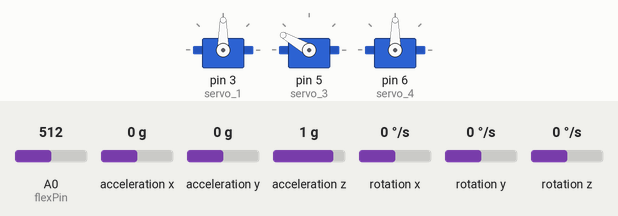
A sketch run on a simulated Arduino Nano, built with avr-gcc and run on an emulated ATmega328P. Shown: 3 × servo. Wiring (inferred from the names in the program): MPU-6050 motion sensor at I2C address 0x68. The inputs (shaded band) are chosen by the test bench; at power-on: acceleration x 0 g, acceleration y 0 g, A0 (flexPin) = 512, acceleration z 1 g, rotation x 0 °/s, rotation y 0 °/s, rotation z 0 °/s. What the sketch prints to the serial monitor is not drawn.

Above: at 1.8 s.
1.9 s: acceleration x set to -1.4 g
At 3.0 s:
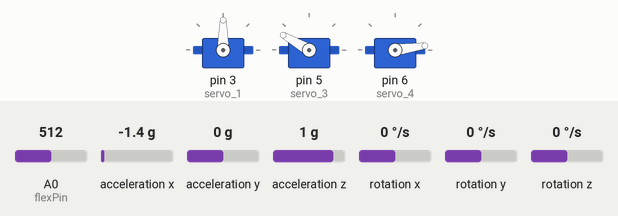
3.5 s: acceleration y set to 0.8 g
At 4.8 s:
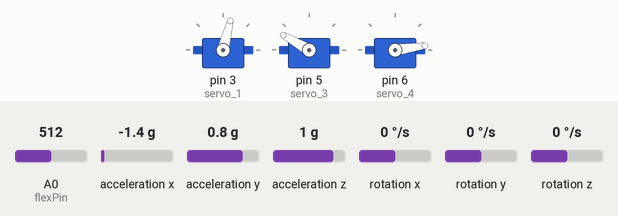
5.5 s: A0 (flexPin) set to 955
7.2 s: A0 (flexPin) set to 987
At 8.5 s:
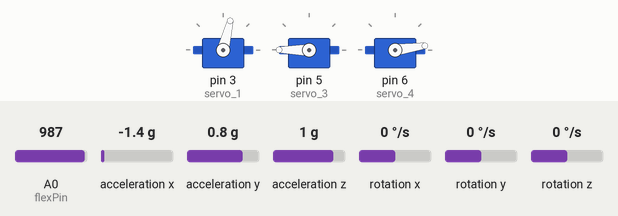
9.5 s: acceleration z set to 0.8 g
At 10.3 s:
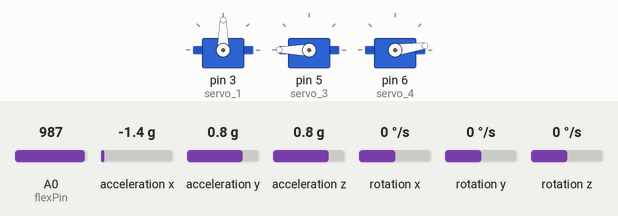
11.5 s: acceleration x set to 0.1 g
At 13.4 s:
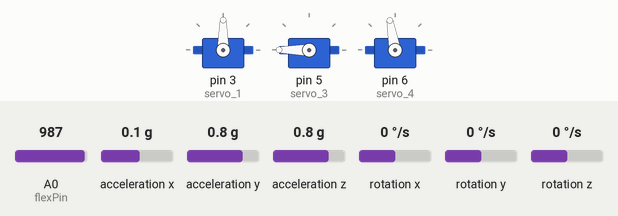
Timing chart, 0 to 14.5 s (numbered marks = the images above; inputs shaded):
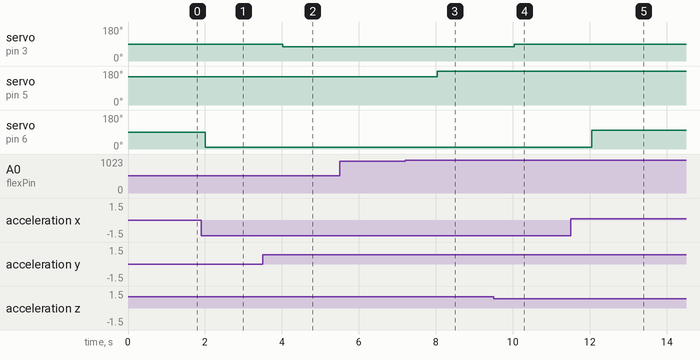

The sketch:

Myproject.ino
```cpp
//Code for Gesture Controlled Robotic ARM (Arduino Nano & MPU6050)
//Circuit Digest

#include<Wire.h>                //I2C Wire Library
#include<Servo.h>               //Servo Motor Library

Servo servo_1;
Servo servo_2;
Servo servo_3;
Servo servo_4;

const int flexPin=A0;
const int MPU_addr=0x68;        //MPU6050 I2C Address
int16_t axis_X,axis_Y,axis_Z;
int minVal=265;
int maxVal=402;
int a;

double x;
double y;
double z;

void setup()
{
  Serial.begin(9600);

  Wire.begin();                      //Initilize I2C Communication
  Wire.beginTransmission(MPU_addr);  //Start communication with MPU6050
  Wire.write(0x6B);                  //Writes to Register 6B
  Wire.write(0);                     //Writes 0 into 6B Register to Reset
  Wire.endTransmission(true);        //Ends I2C transmission

  servo_1.attach(3);   // Forward/Reverse_Motor
//  servo_2.attach(5);   // Up/Down_Motor
  servo_3.attach(5);   // Gripper_Motor
  servo_4.attach(6);   // Left/Right_Motor

}

void loop()
{

  int flexValue;
  Wire.beginTransmission(MPU_addr);
  Wire.write(0x3B);                  //Start with regsiter 0x3B
  Wire.endTransmission(false);
  Wire.requestFrom(MPU_addr,14,true);  //Read 14 Registers

  axis_X=Wire.read()<<8|Wire.read();                //Reads the MPU6050 X,Y,Z AXIS Value
  axis_Y=Wire.read()<<8|Wire.read();
  axis_Z=Wire.read()<<8|Wire.read();

  int xAng = map(axis_X,minVal,maxVal,-90,90);     // Maps axis values in terms of -90 to +90
  int yAng = map(axis_Y,minVal,maxVal,-90,90);
  int zAng = map(axis_Z,minVal,maxVal,-90,90);

  x= RAD_TO_DEG * (atan2(-yAng, -zAng)+PI);       //Formula to convert into degree
  y= RAD_TO_DEG * (atan2(-xAng, -zAng)+PI);
  z= RAD_TO_DEG * (atan2(-yAng, -xAng)+PI);


//Code For motor

  if(x >=0 && x <= 60)
  {
     int mov1 = map(x,0,90,0,180);
     Serial.print("Movement in F/R = ");
     Serial.print(mov1);
     Serial.println((char)176);
     servo_1.write(mov1);
  }

 /* else if(x >=300 && x <= 345)
  {
     int mov2 = map(x,345,300,45,90);
     Serial.print("Movement in Up/Down = ");
     Serial.print(mov2);
     Serial.println((char)176);
     servo_2.write(mov2);
     delay(1000);
  }*/

 if(y >=0 && y <= 45)
  {
     int mov3 = map(y,0,45,90,180);
     Serial.print("Movement in Right = ");
     Serial.print(mov3);
     Serial.println((char)176);
     servo_4.write(mov3);
  }

 else if(y >=300 && y <= 345)
  {
     int mov3 = map(y,300,345,0,90);
     Serial.print("Movement in Left = ");
     Serial.print(mov3);
     Serial.println((char)176);
     servo_4.write(mov3);
  }

// Code for Flex Sensor
  flexValue=analogRead(flexPin);
  Serial.println("Flex value is:");
  Serial.println(flexValue);
  if(flexValue>970){
    servo_3.write(180);
  }
  else{
    servo_3.write(150);
  }
  delay(1000);
}
```

Measured:
- the behaviour switches between 970 and 971 on A0 (flexPin) (found by bisection; images 2 and 3)
- after the input at 1.9 s, servo on pin 6 (servo_4): 90° → 8° after 0.11 s
- after the input at 3.5 s, servo on pin 3 (servo_1): 90° → 76° after 0.52 s
- after the input at 5.5 s, every drawn part: stays the same
- after the input at 7.2 s, servo on pin 5 (servo_3): 150° → 180° after 0.83 s
- after the input at 9.5 s, servo on pin 3 (servo_1): 76° → 90° after 0.54 s
- after the input at 11.5 s, servo on pin 6 (servo_4): 8° → 100° after 0.55 s
